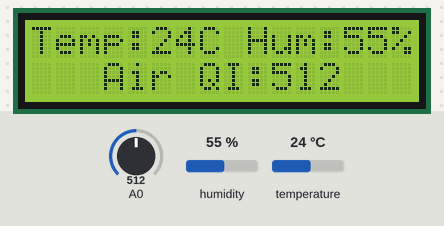
A sketch run on a simulated Arduino Uno, built with avr-gcc and run on an emulated ATmega328P. On the bench: 16×2 character LCD. Inputs (shaded band) come from the test bench; at power-on: humidity 55 %, A0 = 512, temperature 24 °C.

Above: at 5.2 s.
5.3 s: humidity set to 22 %
At 6.8 s:
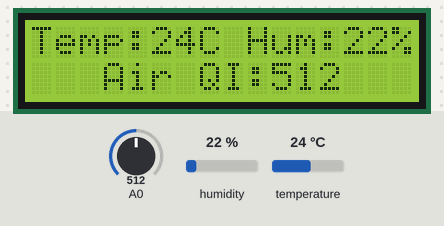
7.6 s: A0 set to 716
At 8.6 s:
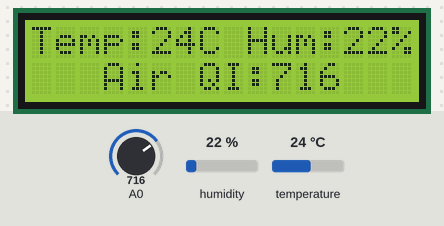
9.1 s: temperature set to 12 °C
At 10.6 s:
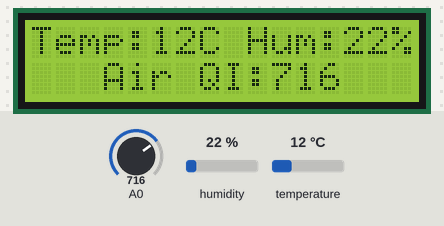
11.6 s: A0 set to 900
At 12.5 s:
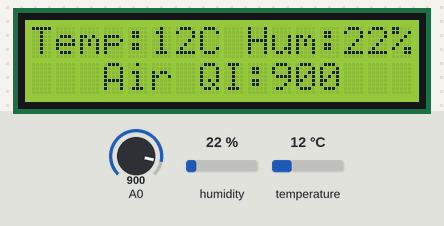
13.1 s: humidity set to 40 %
At 15.3 s:
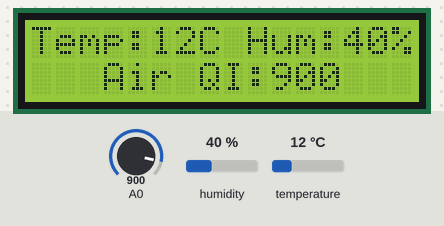
15.6 s: A0 set to 1023
At 16.4 s:
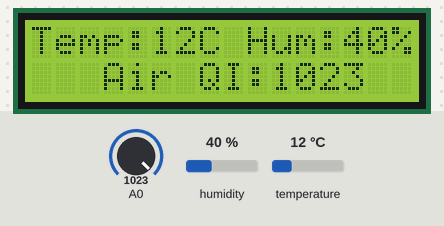
Timing chart, 0 to 18.1 s (numbered marks = the images above; inputs shaded):
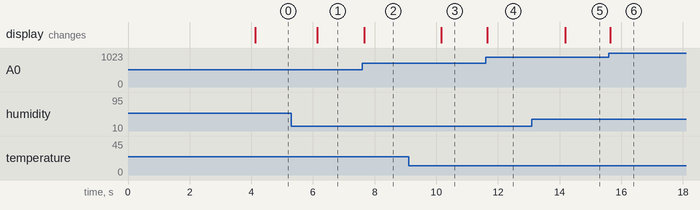

Measured:
- after the input at 5.3 s, the display: changes after 0.84 s (image 1)
- after the input at 7.6 s, the display: changes after 0.06 s (image 2)
- after the input at 9.1 s, the display: changes after 1.1 s (image 3)
- after the input at 11.6 s, the display: changes after 0.05 s (image 4)
- after the input at 13.1 s, the display: changes after 1.1 s (image 5)
- after the input at 15.6 s, the display: changes at once (image 6)

The sketch:

dht22_mq135_lcd_nodemcu_IOT.ino
```cpp
#include <Wire.h>

#include "DHT.h"
#include <LiquidCrystal_I2C.h>
LiquidCrystal_I2C lcd(0x3F, 2, 1, 0, 4, 5, 6, 7, 3, POSITIVE);

#define DHTPIN 2

#define DHTTYPE DHT22

DHT dht(DHTPIN, DHTTYPE);
void setup() {
dht.begin();
  lcd.begin(16, 2);

   lcd.setCursor(0,0);
  lcd.print("   Welcome to ");
   lcd.setCursor(0,1);
   lcd.print("  Fab Lab IUB");
   delay(4000);
}

void loop() {

  int sensorValue = analogRead(A0);

 int t = dht.readTemperature();
  int h = dht.readHumidity();
  //delay(500);
 lcd.setCursor(0,0);
  lcd.print("Temp:");
  lcd.print(t);
  lcd.print("C ");
 //lcd.setCursor(0,1);
  lcd.print("Hum:");
  lcd.print(h);
    lcd.print("%");
    lcd.setCursor(0,1);
    lcd.print("   Air QI:");
    lcd.print(sensorValue);
    lcd.print("    ");

}
```
